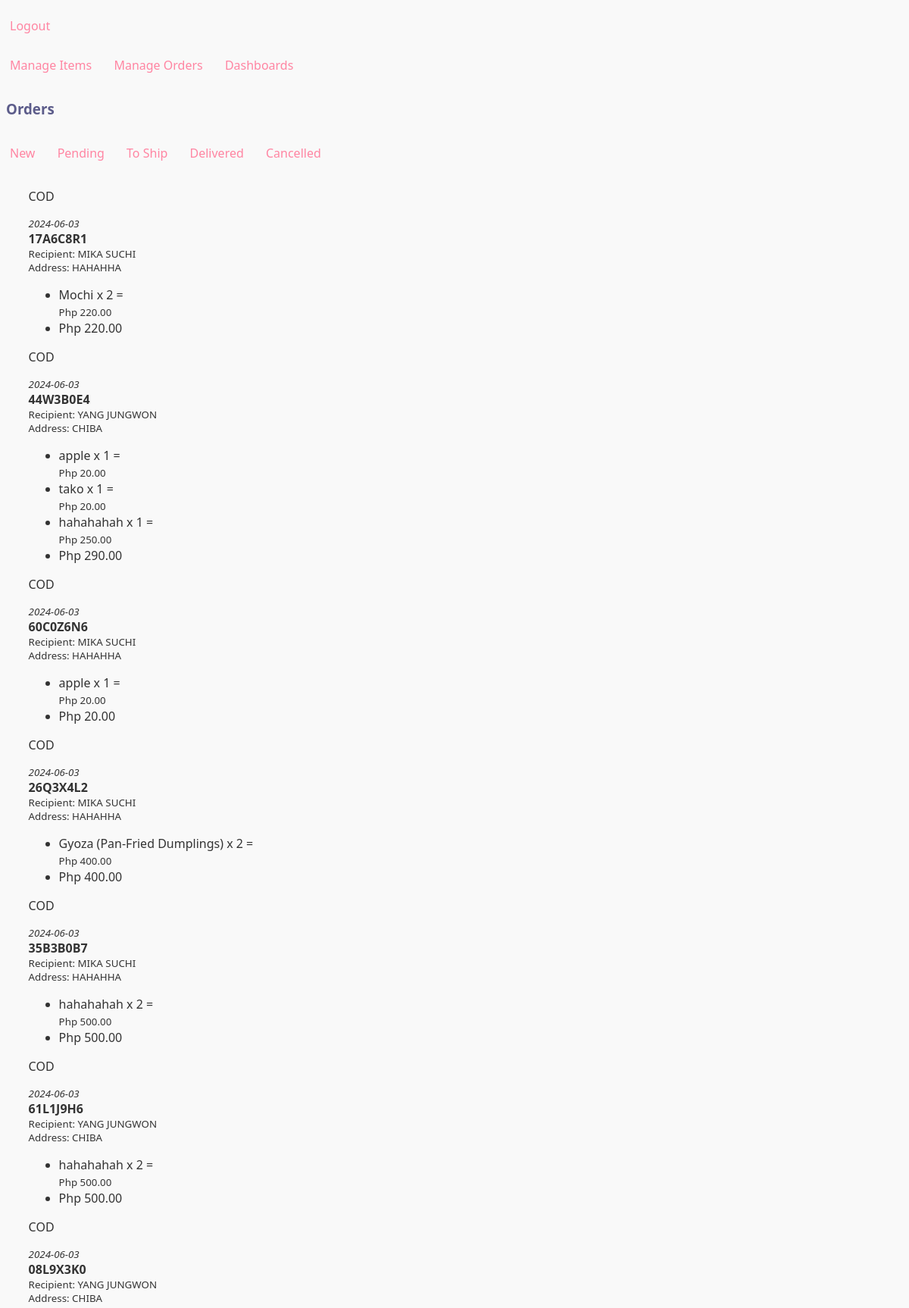
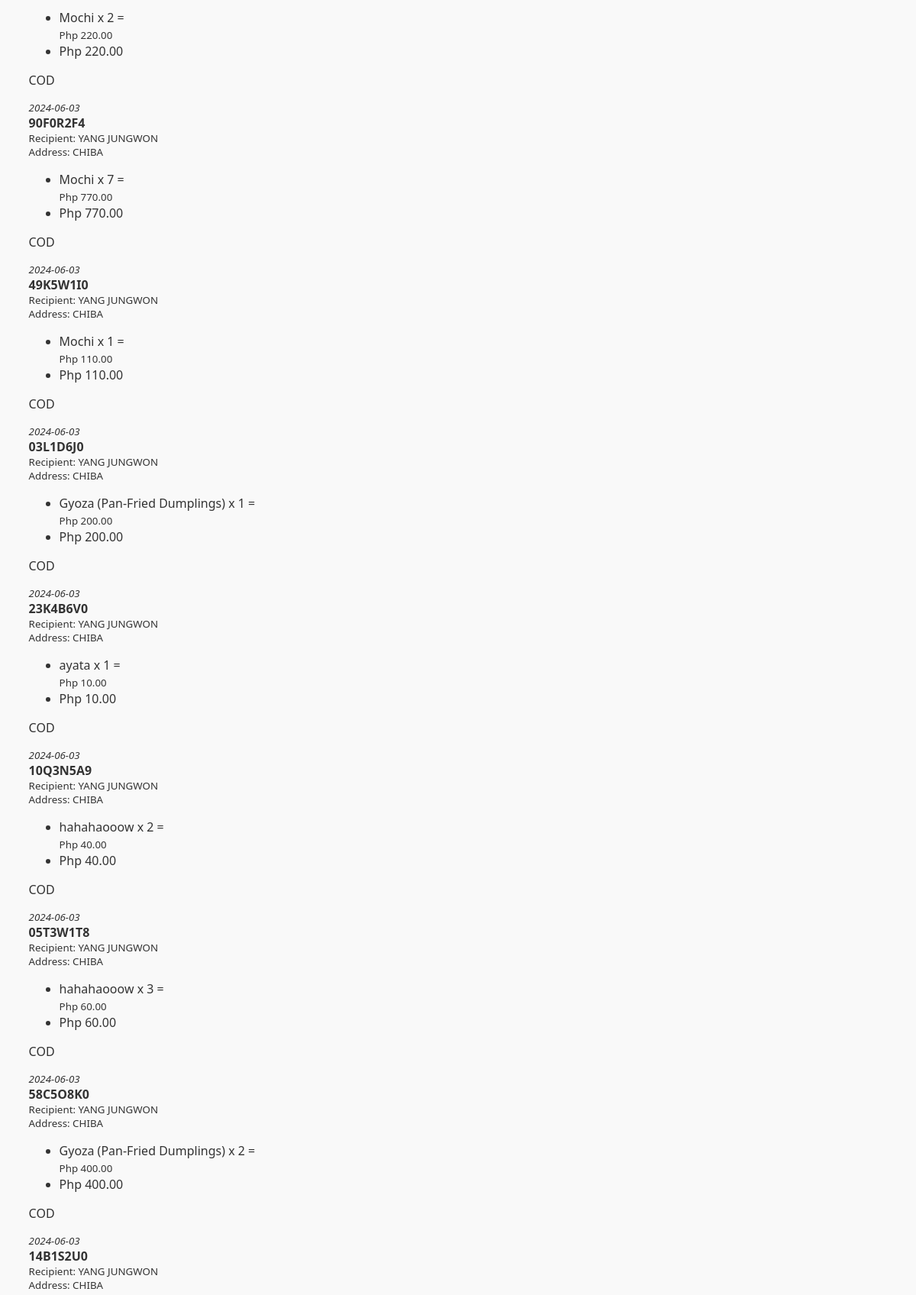
The app's page /admin/?manageorder&orderphase=5 (signed in, upper part) with its own data (2 pictures, top to bottom).
### tables this page shows
CREATE TABLE `orders` (
  `orders_id` int(11) NOT NULL,
  `order_ref_number` varchar(9) DEFAULT NULL,
  `payment_method` int(11) DEFAULT NULL,
  `gcash_ref_num` varchar(55) DEFAULT NULL,
  `gcash_account_name` varchar(55) DEFAULT NULL,
  `gcash_account_number` varchar(22) DEFAULT NULL,
  `gcash_amount_sent` double DEFAULT NULL,
  `shipper_id` int(11) DEFAULT NULL,
  `user_id` int(11) NOT NULL,
  `alternate_receiver` varchar(100) DEFAULT NULL,
  `alternate_address` varchar(100) DEFAULT NULL,
  `items_id` int(11) DEFAULT NULL,
  `date_added` timestamp NOT NULL DEFAULT current_timestamp(),
  `item_qty` int(11) NOT NULL,
  `order_phase` varchar(1) NOT NULL DEFAULT '1' COMMENT '1 - Cart\r\n2 - Checkout\r\n3 - Pending\r\n4 - Confirmed\r\n5 - Delivered\r\n0 - Cancelled'
);

CREATE TABLE `items` (
  `items_id` int(11) NOT NULL,
  `item_name` varchar(55) NOT NULL,
  `item_desc` text NOT NULL,
  `item_category` varchar(100) NOT NULL,
  `item_price` decimal(7,2) NOT NULL,
  `item_image` blob NOT NULL,
  `item_status` char(1) NOT NULL DEFAULT 'A'
);

### admin/index.php (the view, shortened to what this page needs)
<html>
<?php
include_once "../db.php";
?>
<head>
    <link rel="stylesheet" href="../css/manage_items.css">
</head>
<body>
   <a href="?logout" class="btn btn-link">Logout</a>
   <div class="container">
      <a href="?manageitems" class="btn btn-link">Manage Items</a>
      <a href="?manageorder" class="btn btn-link">Manage Orders</a>
      <a href="?dashboard" class="btn btn-link">Dashboards</a>
      <div class="container">
          <?php if(isset($_GET['manageorder'])) { ?>
              <div class="row">
                  <div class="col-12">
                      <h3 class="display-3">Orders</h3>
                      <a href="?manageorder&orderphase=2" class="btn btn-link">New</a>
                      <a href="?manageorder&orderphase=3" class="btn btn-link">Pending</a>
                      <a href="?manageorder&orderphase=4" class="btn btn-link">To Ship</a>
                      <a href="?manageorder&orderphase=5" class="btn btn-link">Delivered</a>
                      <a href="?manageorder&orderphase=0" class="btn btn-link">Cancelled</a>
                  </div>
                  <div class="container-fluid">
                      <?php
                      if(isset($_GET['orderphase']) && isset($_GET['manageorder'])){
                          $orderphase = $_GET['orderphase'];
                          ?>
                          <div class="row">
                              <?php
                              $sql_get_user_order = "SELECT DISTINCT
                                                        o.order_ref_number
                                                      , date(o.date_added) as date_added
                                                      , pm.payment_method_desc
                                                      , o.payment_method
                                                      , op.order_phase_admin
                                                      , o.order_phase
                                                      , ui.fullname
                                                      , ui.address
                                                      , o.gcash_ref_num
                                                      , o.gcash_account_name
                                                      , o.gcash_account_number
                                                      , o.gcash_amount_sent
                                                   FROM `orders` as o
                                                   JOIN `payment_method` as pm
                                                     ON o.payment_method = pm.payment_method_id
                                                   JOIN `order_phase` as op
                                                     ON o.order_phase = op.order_phase_id
                                                   JOIN `user_info` as ui
                                                     ON o.user_id = ui.user_info_id
                                                  WHERE ui.user_type = 'C'
                                                    AND ui.user_status = 'A'
                                                    AND o.order_phase = '$orderphase'
                                                  ORDER BY o.date_added ASC"
                                                  ;
                              $result_orders = mysqli_query($conn, $sql_get_user_order);
                              while($ro = mysqli_fetch_assoc($result_orders)){  ?>
                                  <div class="col-3">
                                      <div class="card p-3">
                                          <div class="float-end">
                                              <span class="badge rounded-pill text-bg-primary"><?php echo $ro['payment_method_desc'];?></span>
                                          </div>
                                          <p class="card-title">
                                              <small><i><?php echo $ro['date_added'];?></i></small> <br>
                                              <b><?php echo $ro['order_ref_number'];?></b> <br>
                                              <small>Recipient: <?php echo strtoupper($ro['fullname']);?></small> <br>
                                              <small>Address: <?php echo strtoupper($ro['address']);?></small>
                                          </p>
                                          <?php
                                          $curr_order_ref_number = $ro['order_ref_number'];
                                          $sql_get_order_items = "SELECT i.item_name
                                                                      , i.item_image
                                                                      , i.item_price
                                                                      , o.item_qty
                                                                   FROM `orders` as o
                                                                   JOIN `items` as i
                                                                     ON o.items_id = i.items_id
                                                                    WHERE o.order_ref_number = '$curr_order_ref_number'";
                                          $order_items_result = mysqli_query($conn, $sql_get_order_items);
                                          ?>
                                          <ul class="list-group">
                                              <?php
                                              $total_amt = 0.00;
                                              while ($itord = mysqli_fetch_assoc($order_items_result)){
                                               ?>
                                              <li class="list-group-item"><?php echo $itord['item_name'] . " x " . $itord['item_qty'] . " = <br><small>" . "Php " . number_format($itord['item_qty'] * $itord['item_price'], 2) . "</small>"; ?></li>
                                              <?php
                                              $total_amt += $itord['item_qty'] * $itord['item_price'];
                                              } ?>
                                              <li class="list-group-item bg-secondary text-light">
                                                  <?php echo "Php " . number_format($total_amt, 2);?>
                                              </li>
                                          </ul>
                                      </div>
                                  </div>
                              <?php } ?>
                          </div>
                      <?php } ?>
                  </div>
              </div>
          <?php } ?>
      </div>
  </div>
</body>
</html>

### css/manage_items.css (style rules this page uses)
body { font-family: 'Segoe UI', Tahoma, Geneva, Verdana, sans-serif; background-color: #f9f9f9; color: #333; }
h3.display-3, h6.display-6 { color: #5c5c8a; font-weight: bold; margin-bottom: 20px; }
.container-fluid { padding-top: 20px; margin: auto; width: 95%; }
.btn { border: none; color: white; padding: 10px 15px; text-decoration: none; display: inline-block; margin: 5px; border-radius: 20px; transition: transform 0.3s ease, background-color 0.3s ease; cursor: pointer; }
.btn-link { background-color: transparent; color: #ff85a2; padding-left: 0; transition: color 0.3s ease; }

### records on screen
orders: items.item_name "Mochi", item_qty "2", $itord['item_qty']*$itord['item_price'] "220.00"
orders: items.item_name "apple", item_qty "1", $itord['item_qty']*$itord['item_price'] "20.00"
orders: items.item_name "tako", item_qty "1", $itord['item_qty']*$itord['item_price'] "20.00"
orders: items.item_name "hahahahah", item_qty "1", $itord['item_qty']*$itord['item_price'] "250.00"
orders: items.item_name "apple", item_qty "1", $itord['item_qty']*$itord['item_price'] "20.00"
orders: items.item_name "Gyoza (Pan-Fried Dumplings)", item_qty "2", $itord['item_qty']*$itord['item_price'] "400.00"
orders: items.item_name "hahahahah", item_qty "2", $itord['item_qty']*$itord['item_price'] "500.00"
orders: items.item_name "hahahahah", item_qty "2", $itord['item_qty']*$itord['item_price'] "500.00"
orders: items.item_name "Mochi", item_qty "2", $itord['item_qty']*$itord['item_price'] "220.00"
orders: items.item_name "Mochi", item_qty "7", $itord['item_qty']*$itord['item_price'] "770.00"
orders: items.item_name "Mochi", item_qty "1", $itord['item_qty']*$itord['item_price'] "110.00"
orders: items.item_name "Gyoza (Pan-Fried Dumplings)", item_qty "1", $itord['item_qty']*$itord['item_price'] "200.00"
orders: items.item_name "ayata", item_qty "1", $itord['item_qty']*$itord['item_price'] "10.00"
orders: items.item_name "hahahaooow", item_qty "2", $itord['item_qty']*$itord['item_price'] "40.00"
orders: items.item_name "hahahaooow", item_qty "3", $itord['item_qty']*$itord['item_price'] "60.00"
orders: items.item_name "Gyoza (Pan-Fried Dumplings)", item_qty "2", $itord['item_qty']*$itord['item_price'] "400.00"

### other values on screen
$ro['payment_method_desc'] "COD"
$ro['date_added'] "2024-06-03"
$ro['order_ref_number'] "17A6C8R1"
$ro['fullname'] "MIKA SUCHI"
$ro['address'] "HAHAHHA"
$total_amt "220.00"
$ro['order_ref_number'] "44W3B0E4"
$ro['fullname'] "YANG JUNGWON"
$ro['address'] "CHIBA"
$total_amt "290.00"
$ro['order_ref_number'] "60C0Z6N6"
$total_amt "20.00"
$ro['order_ref_number'] "26Q3X4L2"
$total_amt "400.00"
$ro['order_ref_number'] "35B3B0B7"
